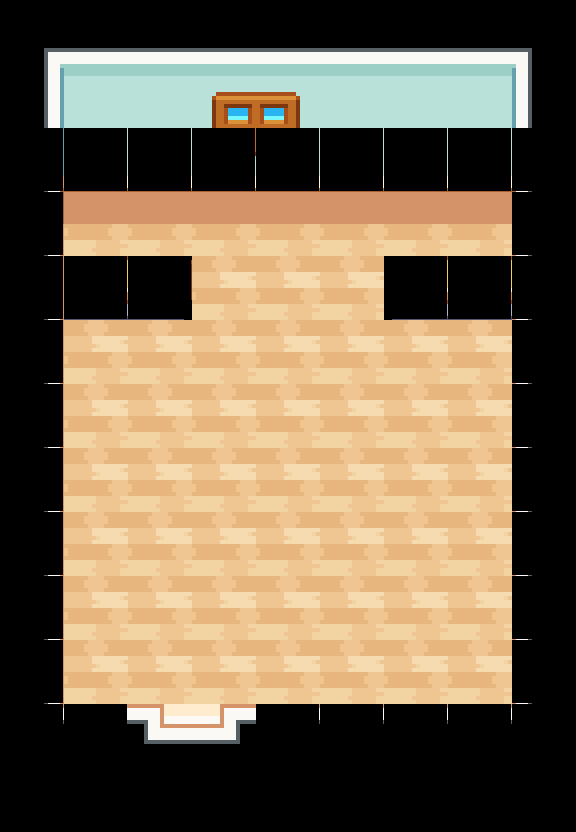

Rendered tile map (Tiled .tmx) drawn with the repository's tilesets; below, a short description and the full map source, tile grids included:
An orthogonal 9x13 tile map with 64x64 px tiles, 4 tile layers (Ground Layer, Terrain Top, Water, Collision), 4 tilesets and 2 objects (exit, player).

<map version="1.10" tiledversion="1.11.2" orientation="orthogonal" renderorder="right-down" width="9" height="13" tilewidth="64" tileheight="64" infinite="0" nextlayerid="13" nextobjectid="21">
 <tileset firstgid="1" source="../../../data/tilesets/world.tsx" />
 <tileset firstgid="211" source="../../../data/tilesets/objects.tsx" />
 <tileset firstgid="243" source="../../../data/tilesets/indoor.tsx" />
 <tileset firstgid="333" source="../../../Tilemap/Indoor.tsx" />
 <layer id="1" name="Ground Layer" width="9" height="13">
  <data encoding="csv">
248,249,249,249,249,249,249,249,250,
343,344,344,356,357,344,344,344,345,
353,354,354,366,367,354,354,354,355,
363,364,364,364,364,364,364,364,365,
373,324,304,336,336,336,314,324,375,
373,336,336,336,336,336,336,336,375,
373,336,336,336,336,336,336,336,375,
373,336,336,336,336,336,336,336,375,
373,336,336,336,336,336,336,336,375,
373,336,336,336,336,336,336,336,375,
373,336,336,336,336,336,336,336,375,
383,384,346,347,384,384,384,384,385,
287,287,287,287,287,287,287,287,287
</data>
 </layer>
 <objectgroup id="12" name="Exit">
  <object id="19" name="exit" x="135.598" y="701.234" width="111.061" height="37.4508" />
 </objectgroup>
 <layer id="10" name="Terrain Top" width="9" height="13">
  <data encoding="csv">
0,0,0,0,0,0,0,0,0,
0,0,0,0,0,0,0,0,0,
0,0,0,0,0,0,0,0,0,
0,0,0,0,0,0,0,0,0,
0,0,0,0,0,0,0,0,0,
0,0,0,0,0,0,0,0,0,
0,0,0,0,0,0,0,0,0,
0,0,0,0,0,0,0,0,0,
0,0,0,0,0,0,0,0,0,
0,0,0,0,0,0,0,0,0,
0,0,0,0,0,0,0,0,0,
0,0,0,0,0,0,0,0,0,
0,0,0,0,0,0,0,0,0
</data>
 </layer>
 <objectgroup id="2" name="Entities" />
 <objectgroup id="7" name="Water" />
 <objectgroup id="3" name="Objects">
  <object id="20" name="player" x="196.113" y="512.073" width="50.1177" height="61.0129" />
 </objectgroup>
 <layer id="4" name="Water" width="9" height="13">
  <data encoding="csv">
0,0,0,0,0,0,0,0,0,
0,0,0,0,0,0,0,0,0,
0,0,0,0,0,0,0,0,0,
0,0,0,0,0,0,0,0,0,
0,0,0,0,0,0,0,0,0,
0,0,0,0,0,0,0,0,0,
0,0,0,0,0,0,0,0,0,
0,0,0,0,0,0,0,0,0,
0,0,0,0,0,0,0,0,0,
0,0,0,0,0,0,0,0,0,
0,0,0,0,0,0,0,0,0,
0,0,0,0,0,0,0,0,0,
0,0,0,0,0,0,0,0,0
</data>
 </layer>
 <layer id="11" name="Collision" width="9" height="13">
  <data encoding="csv">
0,0,0,0,0,0,0,0,0,
0,0,0,0,0,0,0,0,0,
286,286,286,286,286,286,286,286,286,
286,0,0,0,0,0,0,0,286,
376,376,376,0,0,0,376,376,286,
286,0,0,0,0,0,0,0,286,
286,0,0,0,0,0,0,0,286,
286,0,0,0,0,0,0,0,286,
286,0,0,0,0,0,0,0,286,
286,0,0,0,0,0,0,0,286,
286,0,0,0,0,0,0,0,286,
286,286,0,0,286,286,286,286,286,
0,376,376,376,376,0,0,0,0
</data>
 </layer>
</map>
